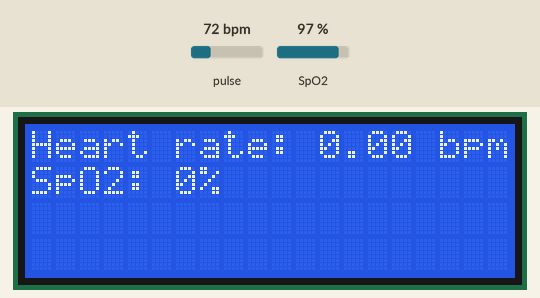
The sketch below on a simulated Arduino Uno, built with avr-gcc and run on an emulated ATmega328P. On the bench: 20×4 character LCD. The inputs (shaded band) are chosen by the test bench; at power-on: pulse 72 bpm, SpO2 97 %. What the sketch prints to the serial monitor is not drawn.

Above: at 2.2 s.
2.3 s: pulse set to 42 bpm
At 5.6 s:
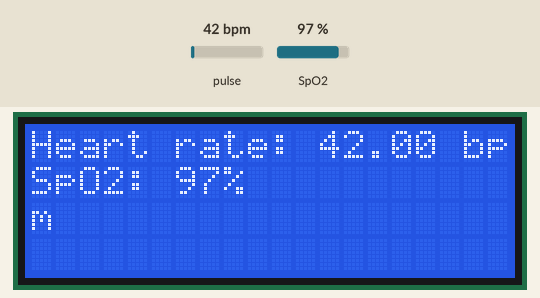
6.3 s: SpO2 set to 80 %
At 7.3 s:
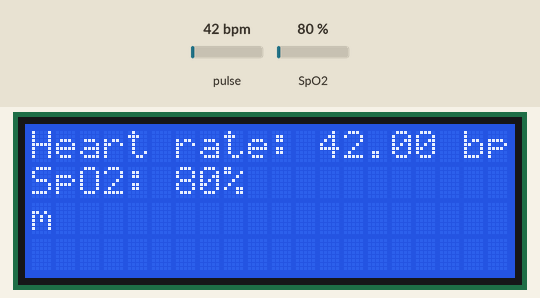
9.1 s: pulse set to 70 bpm
At 9.8 s:
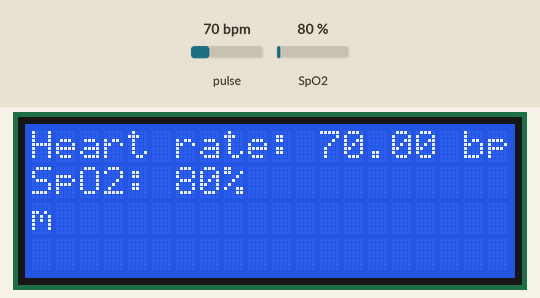
11.4 s: SpO2 set to 85 %
Timing chart, 0 to 13.9 s (numbered marks = the images above; inputs shaded):
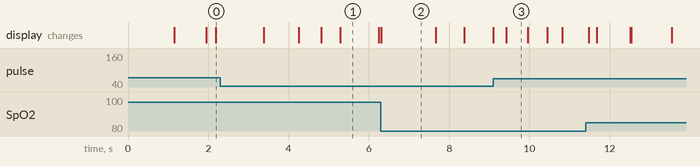

The sketch:

ediii.ino
```cpp
#include <Wire.h>
#include <LiquidCrystal_I2C.h>
#include "MAX30100_PulseOximeter.h"

#define REPORTING_PERIOD_PULSE_OXIMETER 1000
#define REPORTING_PERIOD_MQ5 5000  // Report MQ-5 data every 5 seconds

PulseOximeter pox;
uint32_t lastReportTimePulseOximeter = 0;

const int mq5Pin = A0;  // Analog pin for MQ-5 sensor

LiquidCrystal_I2C lcd(0x27, 20, 4); // I2C address 0x27, 20 columns, 4 rows

void onBeatDetected()
{
    lcd.clear();
    lcd.setCursor(0, 0);
    lcd.print("Heartbeat detected!");
}

void setup()
{
    Serial.begin(9600);

    lcd.begin(20, 4);
    lcd.backlight();  // Turn on the backlight
    lcd.print("Initializing...");

    Serial.println("Initializing pulse oximeter...");

    if (!pox.begin())
    {
        lcd.clear();
        lcd.print("MAX30100 error!");
        Serial.println("Could not find a valid MAX30100 sensor, check wiring!");
        while (1)
            ;
    }

    pox.setOnBeatDetectedCallback(onBeatDetected);

    delay(1000);
    lcd.clear();
    lcd.setCursor(0, 0);
    lcd.print("System initialized");
}

void loop()
{
    // Pulse Oximeter
    pox.update();

    if ((millis() - lastReportTimePulseOximeter) > REPORTING_PERIOD_PULSE_OXIMETER)
    {
        lcd.clear();
        lcd.setCursor(0, 0);
        lcd.print("Heart rate: ");
        lcd.print(pox.getHeartRate());
        lcd.print(" bpm");

        lcd.setCursor(0, 1);
        lcd.print("SpO2: ");
        lcd.print(pox.getSpO2());
        lcd.print("%");

        lastReportTimePulseOximeter = millis();
    }

    // MQ-5 Gas Sensor

    if ((millis() % REPORTING_PERIOD_MQ5) == 0)
    {


        // Add logic to interpret MQ-5 data based on your specific requirements
    }
}
```

Measured:
- after the input at 6.3 s, the display: changes at once (image 2)
- after the input at 9.1 s, the display: changes after 0.32 s (image 3)
- what the display in image 1 shows lasts 0.9 s, from 5.3 s to 6.2 s
- what the display in image 2 shows lasts 1.4 s, from 6.3 s to 7.7 s
- what the display in image 3 shows lasts 0.6 s, from 9.4 s to 10.0 s
